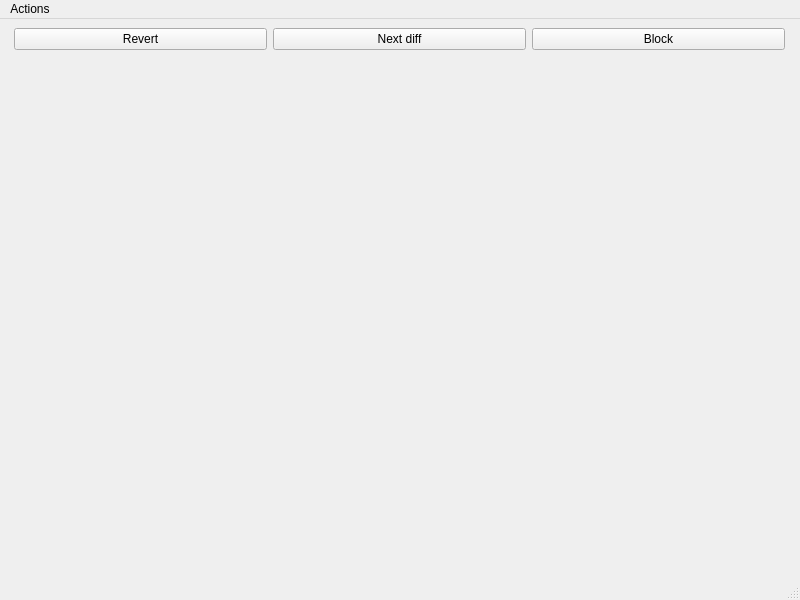
<ui version="4.0" >
 <class>MainWindow</class>
 <widget class="QMainWindow" name="MainWindow" >
  <property name="geometry" >
   <rect>
    <x>0</x>
    <y>0</y>
    <width>800</width>
    <height>600</height>
   </rect>
  </property>
  <property name="windowTitle" >
   <string>MainWindow</string>
  </property>
  <widget class="QWidget" name="centralwidget" >
   <widget class="QWidget" name="verticalLayout" >
    <property name="geometry" >
     <rect>
      <x>14</x>
      <y>9</y>
      <width>771</width>
      <height>531</height>
     </rect>
    </property>
    <layout class="QVBoxLayout" >
     <item>
      <layout class="QHBoxLayout" >
       <item>
        <widget class="QPushButton" name="pushButton_revert" >
         <property name="text" >
          <string>Revert</string>
         </property>
        </widget>
       </item>
       <item>
        <widget class="QPushButton" name="pushButton_nextdiff" >
         <property name="text" >
          <string>Next diff</string>
         </property>
        </widget>
       </item>
       <item>
        <widget class="QPushButton" name="pushButton_block" >
         <property name="text" >
          <string>Block</string>
         </property>
        </widget>
       </item>
      </layout>
     </item>
     <item>
      <widget class="QWidget" native="1" name="visor" />
     </item>
    </layout>
   </widget>
  </widget>
  <widget class="QMenuBar" name="menubar" >
   <property name="geometry" >
    <rect>
     <x>0</x>
     <y>0</y>
     <width>800</width>
     <height>27</height>
    </rect>
   </property>
   <widget class="QMenu" name="menuActions" >
    <property name="title" >
     <string>Actions</string>
    </property>
    <addaction name="actionNext_diff" />
    <addaction name="actionRevert" />
    <addaction name="actionBlock" />
   </widget>
   <addaction name="menuActions" />
  </widget>
  <widget class="QStatusBar" name="statusbar" />
  <action name="actionRevert" >
   <property name="text" >
    <string>Revert</string>
   </property>
   <property name="shortcut" >
    <string>R</string>
   </property>
  </action>
  <action name="actionNext_diff" >
   <property name="text" >
    <string>Next diff</string>
   </property>
   <property name="shortcut" >
    <string>Space</string>
   </property>
  </action>
  <action name="actionBlock" >
   <property name="text" >
    <string>Block</string>
   </property>
   <property name="shortcut" >
    <string>B</string>
   </property>
  </action>
 </widget>
 <resources/>
 <connections>
  <connection>
   <sender>actionNext_diff</sender>
   <signal>activated()</signal>
   <receiver>visor</receiver>
   <slot></slot>
   <hints>
    <hint type="sourcelabel" >
     <x>-1</x>
     <y>-1</y>
    </hint>
    <hint type="destinationlabel" >
     <x>265</x>
     <y>267</y>
    </hint>
   </hints>
  </connection>
  <connection>
   <sender>pushButton_nextdiff</sender>
   <signal>clicked()</signal>
   <receiver>visor</receiver>
   <slot></slot>
   <hints>
    <hint type="sourcelabel" >
     <x>399</x>
     <y>52</y>
    </hint>
    <hint type="destinationlabel" >
     <x>399</x>
     <y>319</y>
    </hint>
   </hints>
  </connection>
 </connections>
</ui>
